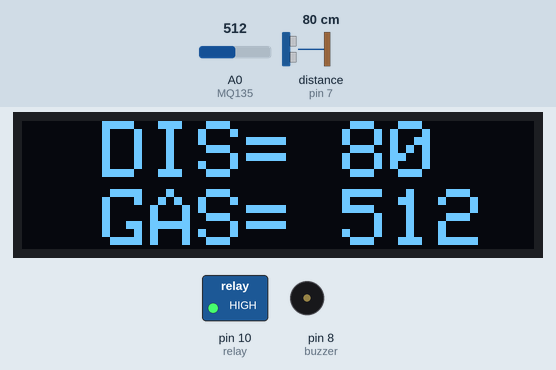
Recording of a sketch running on a simulated Arduino Uno, built with avr-gcc and run on an emulated ATmega328P. Parts: 128×32 one-colour display, switched loads named in the sketch (green lamp = pin HIGH), buzzer (waves = sounding, pin HIGH). Wiring (inferred from the names in the program): ultrasonic range finder: trigger pin 6; echo pin 7. The test bench sets the inputs (shaded band); at power-on: A0 (MQ135) = 512, distance to the obstacle (sensor on pin 7) 80 cm. The echo pulse lasts 58.3 µs per cm; pins used as bus, display or sensor lines are not drawn; what the sketch prints to the serial monitor is not drawn.

Above: at 1.4 s.
1.5 s: A0 (MQ135) set to 76
At 2.7 s:
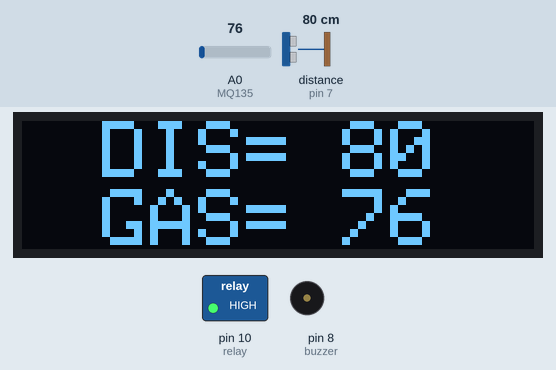
3.3 s: A0 (MQ135) set to 65
At 4.3 s:
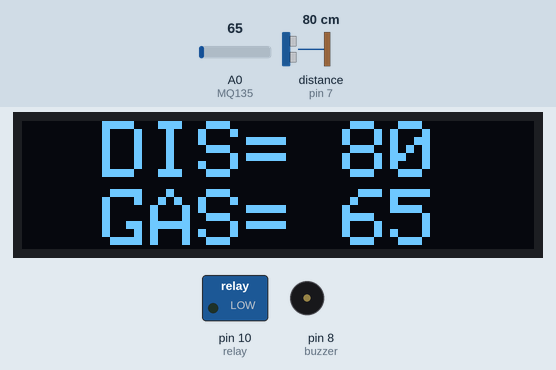
5.0 s: distance to the obstacle (sensor on pin 7) set to 54 cm
At 5.8 s:
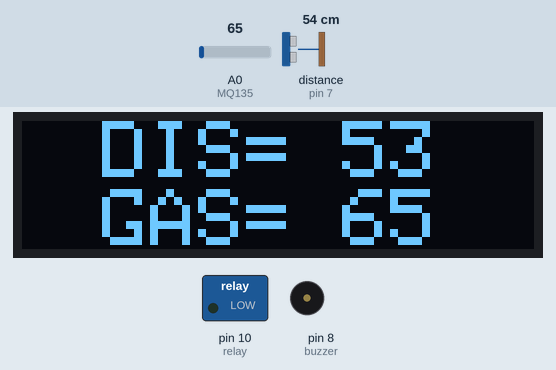
6.8 s: distance to the obstacle (sensor on pin 7) set to 47 cm
At 8.2 s:
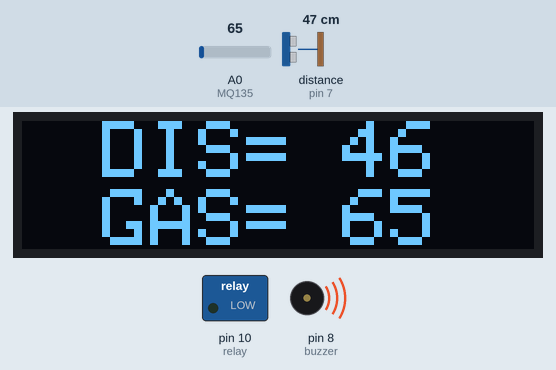
8.5 s: A0 (MQ135) set to 122
At 9.9 s:
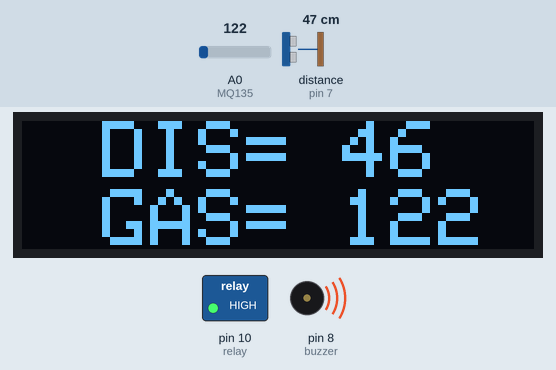
10.3 s: distance to the obstacle (sensor on pin 7) set to 250 cm
At 11.4 s:
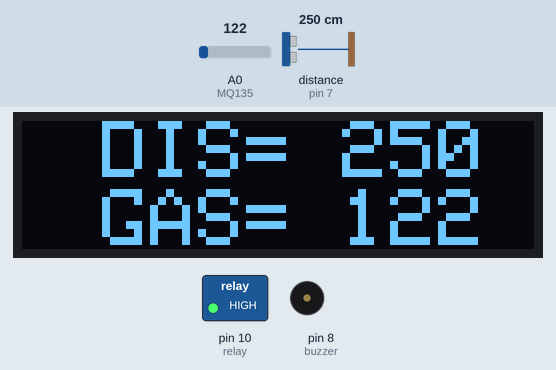
Timing chart, 0 to 13.3 s (numbered marks = the images above; inputs shaded):
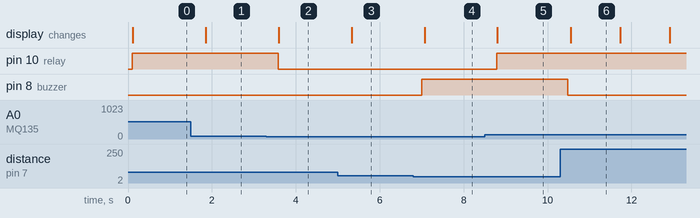

Measured:
- the behaviour switches between 71 and 70 on A0 (MQ135) (found by bisection; images 1 and 2)
- the behaviour switches between 52 and 51 cm on distance to the obstacle (sensor on pin 7) (found by bisection; images 3 and 4)
- after the input at 1.5 s, the display: changes after 0.35 s (image 1)
- after the input at 3.3 s, pin 10 (relay): HIGH → LOW after 0.28 s; the display: changes after 0.29 s (image 2)
- after the input at 5.0 s, the display: changes after 0.33 s (image 3)
- after the input at 6.8 s, pin 8 (buzzer): LOW → HIGH after 0.20 s; the display: changes after 0.27 s (image 4)
- after the input at 8.5 s, pin 10 (relay): LOW → HIGH after 0.29 s; the display: changes after 0.31 s (image 5)
- after the input at 10.3 s, pin 8 (buzzer): HIGH → LOW after 0.18 s; the display: changes after 0.25 s (image 6)

The sketch:

Ultra_OLED_MQ135.ino
```cpp
#define trig 6
#define echo 7
#define buzzer 8
#include <SPI.h>
#include <Wire.h>
#include <Adafruit_GFX.h>
#include <Adafruit_SSD1306.h>
#define SCREEN_WIDTH 128 // OLED display width, in pixels
#define SCREEN_HEIGHT 32 // OLED display height, in pixels
#define OLED_RESET     4 // Reset pin # (or -1 if sharing Arduino reset pin)
#define SCREEN_ADDRESS 0x3C ///< See datasheet for Address; 0x3D for 128x64, 0x3C for 128x32
Adafruit_SSD1306 display(SCREEN_WIDTH, SCREEN_HEIGHT, &Wire, OLED_RESET);
#define MQ135 A0
#define relay 10
int sensorValue;
void setup() {
  pinMode(trig, OUTPUT);
  pinMode(echo, INPUT);
  pinMode(relay, OUTPUT);
  pinMode(buzzer, OUTPUT);
  Serial.begin(9600);
   if(!display.begin(SSD1306_SWITCHCAPVCC, SCREEN_ADDRESS)) {
    Serial.println(F("SSD1306 allocation failed"));
    for(;;); // Don't proceed, loop forever
  }
    display.clearDisplay();
  display.setTextSize(2); // Draw 2X-scale text
  display.setTextColor(SSD1306_WHITE);
}

void loop() {
  digitalWrite(trig, LOW);
  delayMicroseconds(2); // make a delay 2us
  digitalWrite(trig, HIGH);
  delayMicroseconds(10);// make a delay 10us
  digitalWrite(trig, LOW);


 const unsigned long duration= pulseIn(echo, HIGH);
 int distance= duration/29/2;
  display.setCursor(20,0);
  display.println("DIS= ");
  display.setCursor(80,0);
  display.println(distance);

  if (distance <= 50 && distance >= 0) {
   digitalWrite(buzzer, HIGH);
} else {
   digitalWrite(buzzer, LOW);
}
   delay(60);


  // -----------------------------MQ135------------------------------------------
sensorValue = analogRead(MQ135); // read analog input pin 0
  display.setCursor(20,17);
  display.println("GAS= ");
  display.setCursor(80,17);
  display.println(sensorValue);
if(sensorValue>70)
{
digitalWrite(relay, HIGH);
}
else
digitalWrite(relay, LOW);
Serial.println(sensorValue, DEC); // prints the value read
  display.display();
  delay(500);
  display.clearDisplay();


 }
```
